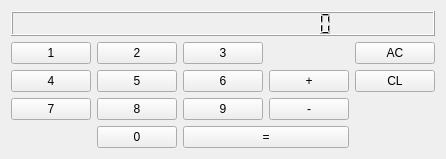
<ui version="4.0" >
 <class>calc</class>
 <widget class="QWidget" name="calc" >
  <property name="geometry" >
   <rect>
    <x>0</x>
    <y>0</y>
    <width>237</width>
    <height>159</height>
   </rect>
  </property>
  <property name="windowTitle" >
   <string>JS Calculator</string>
  </property>
  <layout class="QVBoxLayout" >
   <property name="margin" >
    <number>11</number>
   </property>
   <property name="spacing" >
    <number>6</number>
   </property>
   <item>
    <widget class="QLCDNumber" name="display" >
     <property name="numDigits" >
      <number>18</number>
     </property>
    </widget>
   </item>
   <item>
    <layout class="QGridLayout" >
     <property name="margin" >
      <number>0</number>
     </property>
     <property name="spacing" >
      <number>6</number>
     </property>
     <item row="1" column="3" >
      <widget class="QPushButton" name="plus" >
       <property name="text" >
        <string comment="addition">+</string>
       </property>
      </widget>
     </item>
     <item row="0" column="4" >
      <widget class="QPushButton" name="all_clear" >
       <property name="text" >
        <string>AC</string>
       </property>
      </widget>
     </item>
     <item row="2" column="3" >
      <widget class="QPushButton" name="minus" >
       <property name="text" >
        <string comment="subtraction">-</string>
       </property>
      </widget>
     </item>
     <item row="3" column="2" colspan="2" >
      <widget class="QPushButton" name="equals" >
       <property name="text" >
        <string comment="evaluation">=</string>
       </property>
      </widget>
     </item>
     <item row="1" column="4" >
      <widget class="QPushButton" name="clear" >
       <property name="text" >
        <string>CL</string>
       </property>
      </widget>
     </item>
     <item row="3" column="1" >
      <widget class="QPushButton" name="zero" >
       <property name="text" >
        <string>0</string>
       </property>
      </widget>
     </item>
     <item row="1" column="0" >
      <widget class="QPushButton" name="four" >
       <property name="text" >
        <string>4</string>
       </property>
      </widget>
     </item>
     <item row="0" column="1" >
      <widget class="QPushButton" name="two" >
       <property name="text" >
        <string>2</string>
       </property>
      </widget>
     </item>
     <item row="1" column="1" >
      <widget class="QPushButton" name="five" >
       <property name="text" >
        <string>5</string>
       </property>
      </widget>
     </item>
     <item row="0" column="2" >
      <widget class="QPushButton" name="three" >
       <property name="text" >
        <string>3</string>
       </property>
      </widget>
     </item>
     <item row="2" column="0" >
      <widget class="QPushButton" name="seven" >
       <property name="text" >
        <string>7</string>
       </property>
      </widget>
     </item>
     <item row="1" column="2" >
      <widget class="QPushButton" name="six" >
       <property name="text" >
        <string>6</string>
       </property>
      </widget>
     </item>
     <item row="2" column="1" >
      <widget class="QPushButton" name="eight" >
       <property name="text" >
        <string>8</string>
       </property>
      </widget>
     </item>
     <item row="2" column="2" >
      <widget class="QPushButton" name="nine" >
       <property name="text" >
        <string>9</string>
       </property>
      </widget>
     </item>
     <item row="0" column="0" >
      <widget class="QPushButton" name="one" >
       <property name="text" >
        <string>1</string>
       </property>
      </widget>
     </item>
    </layout>
   </item>
  </layout>
 </widget>
 <resources/>
 <connections/>
</ui>
